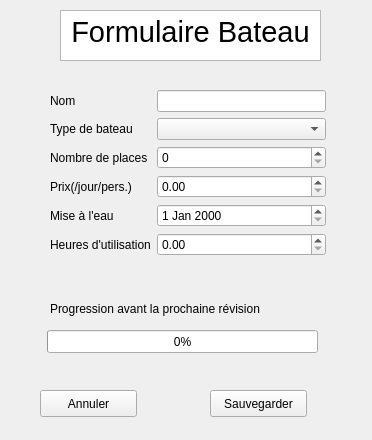
<?xml version="1.0" encoding="UTF-8"?>
<ui version="4.0">
 <class>Form</class>
 <widget class="QWidget" name="Form">
  <property name="geometry">
   <rect>
    <x>0</x>
    <y>0</y>
    <width>372</width>
    <height>440</height>
   </rect>
  </property>
  <property name="windowTitle">
   <string>Form</string>
  </property>
  <widget class="QTextBrowser" name="textBrowser">
   <property name="geometry">
    <rect>
     <x>60</x>
     <y>10</y>
     <width>261</width>
     <height>51</height>
    </rect>
   </property>
   <property name="html">
    <string>&lt;!DOCTYPE HTML PUBLIC &quot;-//W3C//DTD HTML 4.0//EN&quot; &quot;http://www.w3.org/TR/REC-html40/strict.dtd&quot;&gt;
&lt;html&gt;&lt;head&gt;&lt;meta name=&quot;qrichtext&quot; content=&quot;1&quot; /&gt;&lt;style type=&quot;text/css&quot;&gt;
p, li { white-space: pre-wrap; }
&lt;/style&gt;&lt;/head&gt;&lt;body style=&quot; font-family:'Ubuntu'; font-size:11pt; font-weight:400; font-style:normal;&quot;&gt;
&lt;p align=&quot;center&quot; style=&quot; margin-top:0px; margin-bottom:0px; margin-left:0px; margin-right:0px; -qt-block-indent:0; text-indent:0px;&quot;&gt;&lt;span style=&quot; font-size:22pt;&quot;&gt;Formulaire Bateau&lt;/span&gt;&lt;/p&gt;&lt;/body&gt;&lt;/html&gt;</string>
   </property>
  </widget>
  <widget class="QPushButton" name="pushButton">
   <property name="geometry">
    <rect>
     <x>40</x>
     <y>390</y>
     <width>97</width>
     <height>27</height>
    </rect>
   </property>
   <property name="text">
    <string>Annuler</string>
   </property>
  </widget>
  <widget class="QPushButton" name="pushButton_2">
   <property name="geometry">
    <rect>
     <x>210</x>
     <y>390</y>
     <width>97</width>
     <height>27</height>
    </rect>
   </property>
   <property name="text">
    <string>Sauvegarder</string>
   </property>
  </widget>
  <widget class="QLabel" name="label_7">
   <property name="geometry">
    <rect>
     <x>50</x>
     <y>300</y>
     <width>271</width>
     <height>17</height>
    </rect>
   </property>
   <property name="text">
    <string>Progression avant la prochaine révision</string>
   </property>
  </widget>
  <widget class="QProgressBar" name="progressBar">
   <property name="geometry">
    <rect>
     <x>47</x>
     <y>330</y>
     <width>271</width>
     <height>23</height>
    </rect>
   </property>
   <property name="value">
    <number>0</number>
   </property>
  </widget>
  <widget class="QWidget" name="">
   <property name="geometry">
    <rect>
     <x>50</x>
     <y>90</y>
     <width>276</width>
     <height>194</height>
    </rect>
   </property>
   <layout class="QFormLayout" name="formLayout">
    <property name="fieldGrowthPolicy">
     <enum>QFormLayout::AllNonFixedFieldsGrow</enum>
    </property>
    <item row="0" column="0">
     <widget class="QLabel" name="label">
      <property name="text">
       <string>Nom</string>
      </property>
     </widget>
    </item>
    <item row="0" column="1">
     <widget class="QLineEdit" name="lineEdit"/>
    </item>
    <item row="1" column="0">
     <widget class="QLabel" name="label_2">
      <property name="text">
       <string>Type de bateau</string>
      </property>
     </widget>
    </item>
    <item row="1" column="1">
     <widget class="QComboBox" name="comboBox"/>
    </item>
    <item row="2" column="0">
     <widget class="QLabel" name="label_3">
      <property name="text">
       <string>Nombre de places</string>
      </property>
     </widget>
    </item>
    <item row="2" column="1">
     <widget class="QSpinBox" name="spinBox"/>
    </item>
    <item row="3" column="0">
     <widget class="QLabel" name="label_4">
      <property name="text">
       <string>Prix(/jour/pers.)</string>
      </property>
     </widget>
    </item>
    <item row="4" column="0">
     <widget class="QLabel" name="label_5">
      <property name="text">
       <string>Mise à l'eau</string>
      </property>
     </widget>
    </item>
    <item row="5" column="0">
     <widget class="QLabel" name="label_6">
      <property name="text">
       <string>Heures d'utilisation</string>
      </property>
     </widget>
    </item>
    <item row="4" column="1">
     <widget class="QDateEdit" name="dateEdit"/>
    </item>
    <item row="5" column="1">
     <widget class="QDoubleSpinBox" name="doubleSpinBox"/>
    </item>
    <item row="3" column="1">
     <widget class="QDoubleSpinBox" name="doubleSpinBox_2"/>
    </item>
   </layout>
  </widget>
 </widget>
 <resources/>
 <connections/>
</ui>
